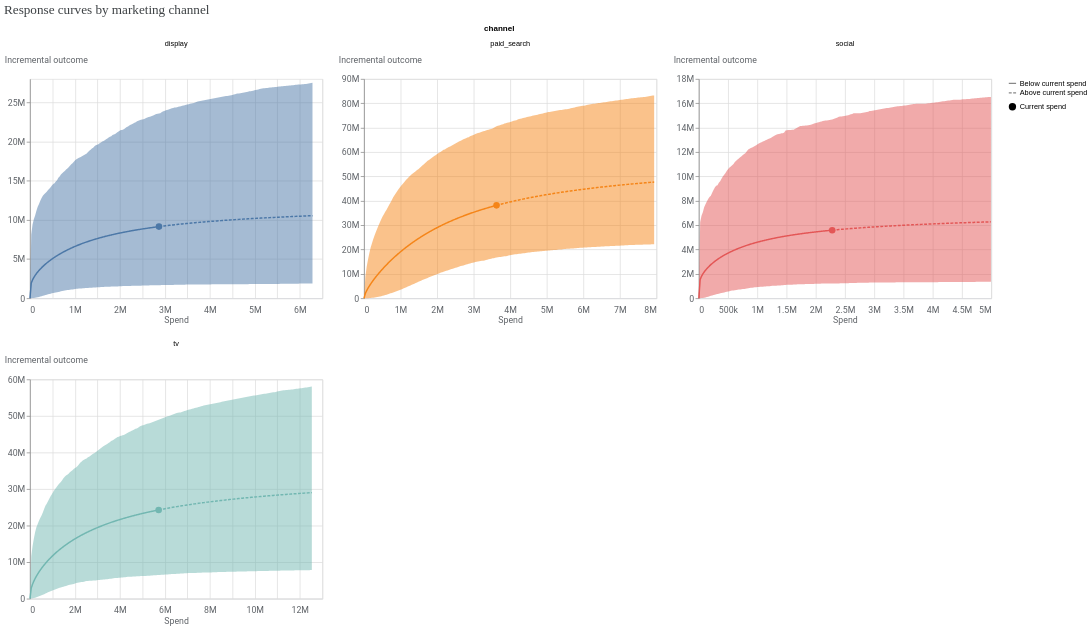

Notebook source saved alongside this figure:
### Markdown cell above
---
## 📊 Visual Story — Meridian Built-in Visualizations

### Code cell
# ── Meridian visualizer: response curves ──────────────────────────────────────
# Shows the Hill saturation curve for each channel.
media_effects = visualizer.MediaEffects(mmm)
media_effects.plot_response_curves()

### Figure 1 — Vega-Lite specification as saved in the notebook (floating-point values rounded to 4 significant figures; data arrays with more than 128 entries replaced by an {"elided": "..."} marker saying what was removed)
{"config": {"view": {"continuousWidth": 300, "continuousHeight": 300}, "axis": {"labelColor": "#5F6368", "labelFont": "Roboto", "labelFontSize": 12, "titleColor": "#5F6368", "titleFont": "Roboto", "titleFontSize": 12, "titleFontWeight": "normal"}}, "data": {"name": "data-d2fe4a736646c0cfa395eb925cdd5083"}, "facet": {"field": "channel", "type": "nominal"}, "spec": {"layer": [{"mark": {"type": "line"}, "encoding": {"color": {"field": "channel", "type": "nominal"}, "strokeDash": {"field": "spend_level", "legend": {"title": null}, "sort": "descending", "type": "nominal"}, "x": {"axis": {"domainColor": "#DADCE0", "labelExpr": "replace(format(datum.value, '.3~s'), 'G', 'B')", "labelPadding": 10, "ticks": false}, "field": "spend", "title": "Spend", "type": "quantitative"}, "y": {"axis": {"labelExpr": "replace(format(datum.value, '.3~s'), 'G', 'B')", "titleAlign": "left", "titleAngle": 0, "titleY": -20}, "field": "mean", "title": "Incremental outcome", "type": "quantitative"}}, "transform": [{"calculate": "datum.spend_multiplier >= 1.0 ? \"Above current spend\" : \"Below current spend\"", "as": "spend_level"}]}, {"mark": {"type": "point", "filled": true, "opacity": 1, "size": 80}, "encoding": {"color": {"field": "channel", "type": "nominal"}, "shape": {"field": "current_spend", "legend": {"title": null}, "type": "nominal"}, "tooltip": [{"field": "spend", "type": "quantitative"}, {"field": "mean", "type": "quantitative"}], "x": {"axis": {"domainColor": "#DADCE0", "labelExpr": "replace(format(datum.value, '.3~s'), 'G', 'B')", "labelPadding": 10, "ticks": false}, "field": "spend", "title": "Spend", "type": "quantitative"}, "y": {"axis": {"labelExpr": "replace(format(datum.value, '.3~s'), 'G', 'B')", "titleAlign": "left", "titleAngle": 0, "titleY": -20}, "field": "mean", "title": "Incremental outcome", "type": "quantitative"}}, "transform": [{"calculate": "datum.spend_multiplier >= 1.0 ? \"Above current spend\" : \"Below current spend\"", "as": "spend_level"}, {"filter": "(datum.spend_multiplier === 1.0)"}]}, {"mark": {"type": "area", "opacity": 0.5}, "encoding": {"color": {"field": "channel", "legend": null, "type": "nominal"}, "x": {"field": "spend", "type": "quantitative"}, "y": {"field": "ci_lo", "type": "quantitative"}, "y2": {"field": "ci_hi"}}, "transform": [{"calculate": "datum.spend_multiplier >= 1.0 ? \"Above current spend\" : \"Below current spend\"", "as": "spend_level"}]}], "width": 400}, "columns": 3, "resolve": {"scale": {"x": "independent", "y": "independent"}}, "title": {"text": "Response curves by marketing channel ", "anchor": "start", "color": "#3C4043", "font": "Google Sans Display", "fontSize": 18, "fontWeight": "normal", "offset": 10}, "$schema": "https://vega.github.io/schema/vega-lite/v6.4.1.json", "datasets": {"data-d2fe4a736646c0cfa395eb925cdd5083": {"elided": "880 records"}}}
